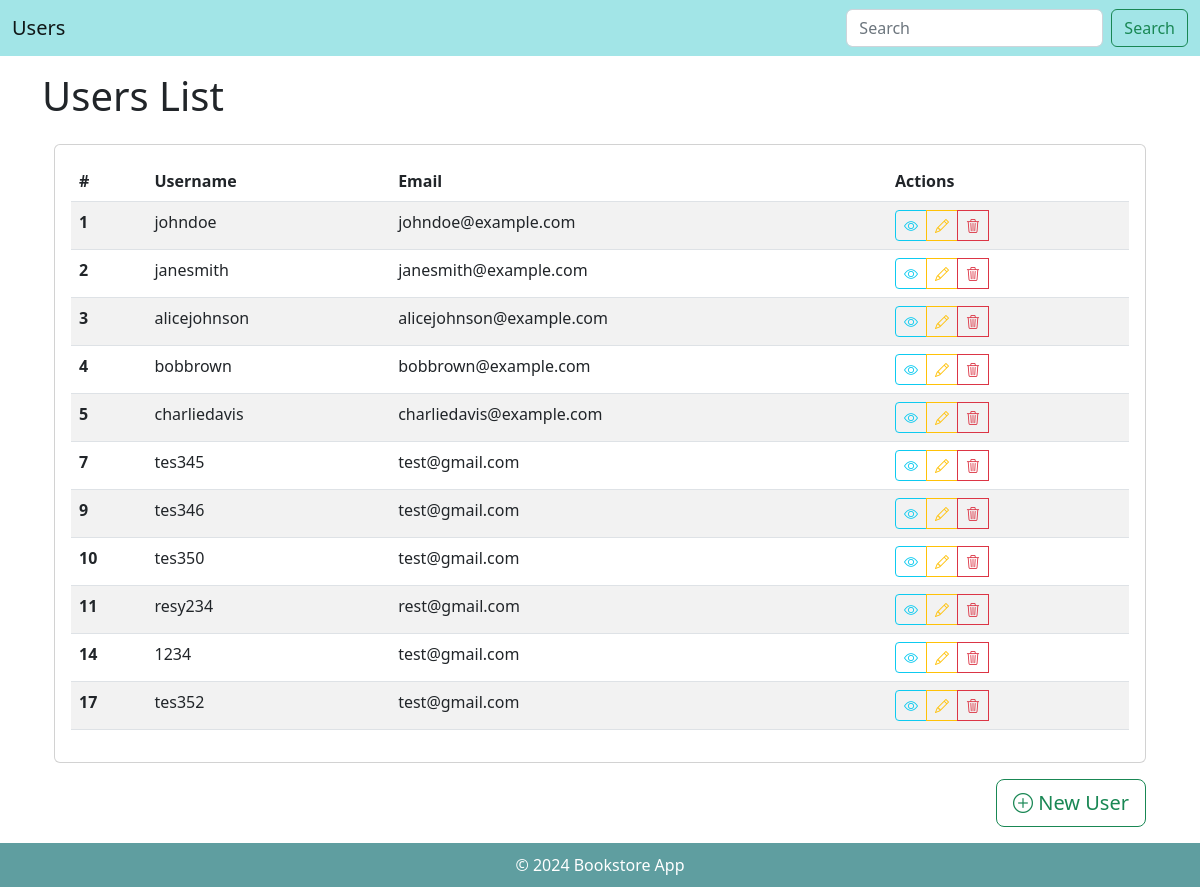
/users/, run on the app's committed database.
### users/models.py (models this page shows, shortened)
class User(models.Model):
    ROLE_CHOICES = [
        (0, 'Admin'),
        (1, 'User'),
        (2, 'Publisher'),
        (3, 'Vip-user'),
    ]
    first_name = models.CharField(max_length=100)
    last_name = models.CharField(max_length=100)
    user_name=models.CharField(max_length=100)
    email = models.EmailField(max_length=100)
    phone = models.CharField(max_length=20)
    avatar = models.ImageField(blank=True, upload_to='avatars/')
    role = models.IntegerField(choices=ROLE_CHOICES, default=1)

### users/views.py (the view)
# urls.py: path("", views.list, name='list_books'),
def list(request):
    users = User.objects.all()
    return render(request, "list_user.html", {"users": users})

### users/templates/list_user.html (shortened to what this page needs)
{% extends "layout_user.html" %}
{% block header %}Users List{% endblock %}
{% block content %}
<div class="container mt-4">
    <div class="card">
        <div class="card-body">
            <table class="table table-striped table-hover">
                <thead class="thead-dark">
                    <tr>
                        <th scope="col">#</th>
                        <th scope="col">Username</th>
                        <th scope="col">Email</th>
                        <th scope="col">Actions</th>
                    </tr>
                </thead>
                <tbody>
                    {% for user in users %}
                    <tr>
                        <th scope="row">{{ user.id }}</th>
                        <td>{{ user.user_name }}</td>
                        <td>{{ user.email }}</td>
                        <td>
                            <div class="btn-group" role="group">
                                <a href="{% url 'detail_user' user.id %}" class="btn btn-outline-info btn-sm" title="View User">
                                    <i class="bi bi-eye"></i>
                                </a>
                                <a href="{% url 'edit_user' user.id %}" class="btn btn-outline-warning btn-sm" title="Edit User">
                                    <i class="bi bi-pencil"></i>
                                </a>
                                <button type="button" class="btn btn-outline-danger btn-sm" title="Delete User" data-bs-toggle="modal" data-bs-target="#deleteModal{{ user.id }}">
                                    <i class="bi bi-trash3"></i>
                                </button>
                            </div>
                        </td>
                    </tr>
                    {% endfor %}
                </tbody>
            </table>
        </div>
    </div>
    <div class="text-end mt-3">
        <a href="{% url 'create_user' %}" class="btn btn-outline-success btn-lg" title="New User">
            <i class="bi bi-plus-circle"></i> <span class="h5.5">New User</span>
        </a>
    </div>
</div>
{% endblock %}

### books/static/style.css (style rules this page uses)
body { display: flex; flex-direction: column; min-height: 100vh; }

### data on the page
User: id "1", user_name "johndoe", email "johndoe@example.com"
User: id "2", user_name "janesmith", email "janesmith@example.com"
User: id "3", user_name "alicejohnson", email "alicejohnson@example.com"
User: id "4", user_name "bobbrown", email "bobbrown@example.com"
User: id "5", user_name "charliedavis", email "charliedavis@example.com"
User: id "7", user_name "tes345", email "test@gmail.com"
User: id "9", user_name "tes346", email "test@gmail.com"
User: id "10", user_name "tes350", email "test@gmail.com"
User: id "11", user_name "resy234", email "rest@gmail.com"
User: id "14", user_name "1234", email "test@gmail.com"
User: id "17", user_name "tes352", email "test@gmail.com"
